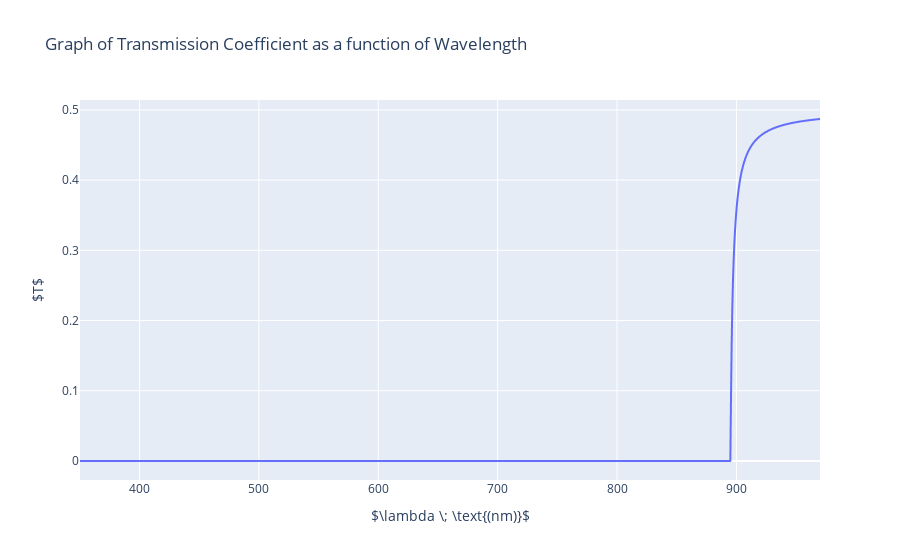

Source (notebook cell):
### Markdown cell above
Plotting this piecewise equation across our range of wavelengths for $I_0$ gives us the following graph:

### Code cell
a = 894
n = 1
b = 0.5

x = df["Wavelength"].values
y = df["Signal"].values

T = np.piecewise(x, [x < a+1, x >= a+1], [0, lambda x: ((x-a)**n)/((x-a)**n+1)-b])

fig1 = px.line(x = x, y = T, title = "Graph of Transmission Coefficient as a function of Wavelength",
              labels = {
                 "x" : r"$\lambda \; \text{(nm)}$",
                 "y" : r"$T$"
             })
fig1.show()

### Figure 1 — Plotly figure (JSON) as saved in the notebook; plotly's stock layout.template omitted (floating-point values rounded to 4 significant figures; data arrays with more than 128 entries replaced by an {"elided": "..."} marker saying what was removed)
{"data": [{"hovertemplate": "$\\lambda \\; \\text{(nm)}$=%{x}<br>$T$=%{y}<extra></extra>", "legendgroup": "", "line": {"color": "#636efa", "dash": "solid"}, "mode": "lines", "name": "", "showlegend": false, "type": "scattergl", "x": {"elided": "1098 float values"}, "xaxis": "x", "y": {"elided": "1098 float values"}, "yaxis": "y"}], "layout": {"autosize": true, "legend": {"tracegroupgap": 0}, "title": {"text": "Graph of Transmission Coefficient as a function of Wavelength"}, "xaxis": {"anchor": "y", "autorange": true, "domain": [0, 1], "range": [350.2, 970], "title": {"text": "$\\lambda \\; \\text{(nm)}$"}, "type": "linear"}, "yaxis": {"anchor": "x", "autorange": true, "domain": [0, 1], "range": [-0.02706, 0.5141], "title": {"text": "$T$"}, "type": "linear"}}}
